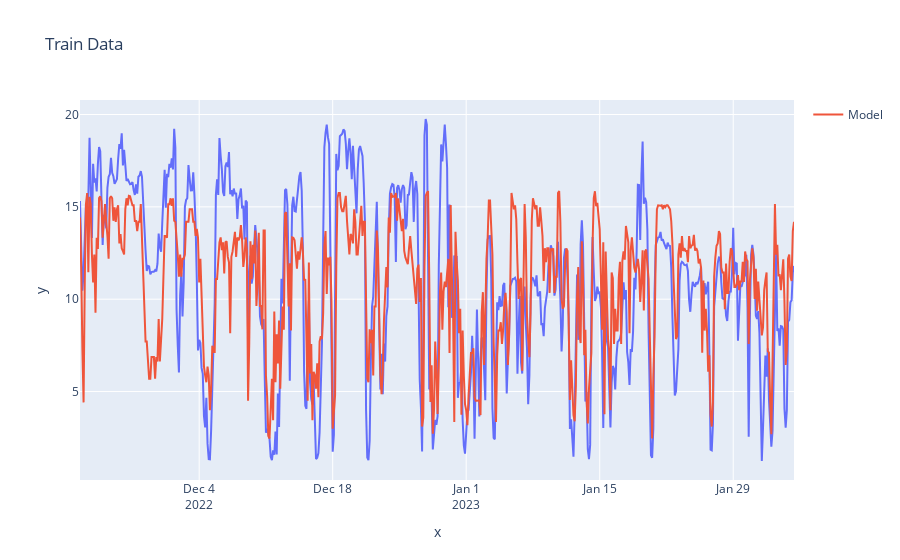

Write notebook code for a chart like this one.
### Code cell
# plot train data and model using px.line
fig = px.line(x=X_train.index, y=y_train, title="Train Data")
fig.add_scatter(x=X_train.index, y=best_model.predict(X_train), mode="lines", name="Model")
fig.show()

### Figure 1 — Plotly figure (JSON) as saved in the notebook; plotly's stock layout.template omitted (floating-point values rounded to 4 significant figures; data arrays with more than 128 entries replaced by an {"elided": "..."} marker saying what was removed)
{"data": [{"hovertemplate": "x=%{x}<br>y=%{y}<extra></extra>", "legendgroup": "", "line": {"color": "#636efa", "dash": "solid"}, "marker": {"symbol": "circle"}, "mode": "lines", "name": "", "orientation": "v", "showlegend": false, "type": "scatter", "x": {"elided": "598 str values"}, "xaxis": "x", "y": {"elided": "598 float values"}, "yaxis": "y"}, {"mode": "lines", "name": "Model", "type": "scatter", "x": {"elided": "598 str values"}, "y": {"elided": "598 float values"}}], "layout": {"legend": {"tracegroupgap": 0}, "title": {"text": "Train Data"}, "xaxis": {"anchor": "y", "domain": [0, 1], "title": {"text": "x"}}, "yaxis": {"anchor": "x", "domain": [0, 1], "title": {"text": "y"}}}}
